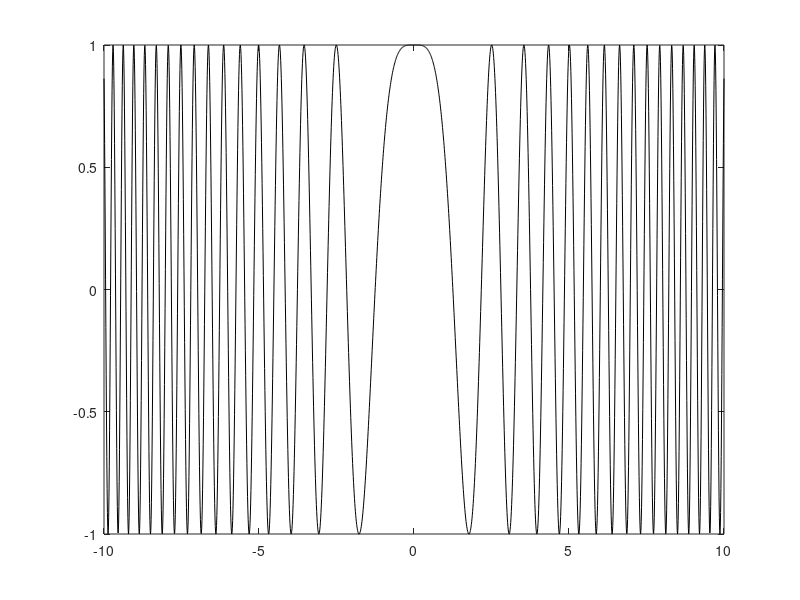

MATLAB code to generate this figure:
% Created by Armand Isufaj

clear % clears matlab memory

% --- Section 1 --- Calculate the Maclaurin infinite series ---

% variables
series = 0; % assign the value 0 to variable 'series'

% calculations

for n=0:12 % set up a for loop to run from n=0 to n=12
    numerator = (-1)^n; % The numerator of the formula
    denominator = factorial(2*n)*(4*n+1); % the denominator of the formula
    term = numerator/denominator; % the full formula
    series = series + term; % add the term to the series
    

end % ends the for loop


% display the value of the Maclaurin infinite series
disp("the series summation is: "); disp(series)


% --- Section 2 --- Create a plot of cos(x^2) ---

% range of the abscissa (x-axis) from -10 to 10 with 0.01 intervals
x = -10:0.01:10;

% cosine function defined at the element level
y = cos(x.^2);



% plot a continuous black line
plot(x,y,'k-')


% --- Section 3 --- Obtains the Numerical Integral of cos(?2)---

% integral limits
a = 0;
b = 1;

% number of divisions of the integral
N = 30;

% width of each rectangle
wRect = (b-a)/N;

% variable that will hold the value for numerical integration
intApprox = 0;

% for loop from i=1 to 1=N 
for i =1:N
    
    % the x-axis value of the center of rectangle i
    x = (a + (i-1) * wRect) + 0.5 * wRect;
    
    % the y-axis value of the rectangle i
    hRect = cos(x^2);
    
    % the area of rectangle i
    aRect = wRect * hRect;
    
    % variable storing the summation of the areas after each itteration
    intApprox = intApprox + aRect;
end

% displays a message the value of approximate integration
disp(" is"); disp(intApprox)

% --- Section 4 --- obtains the error (in %)---

% error calculation method
error = ((intApprox-series)/series)*100;

% display a message and the error percentage
disp("the error in percentage is:"); disp(error)
